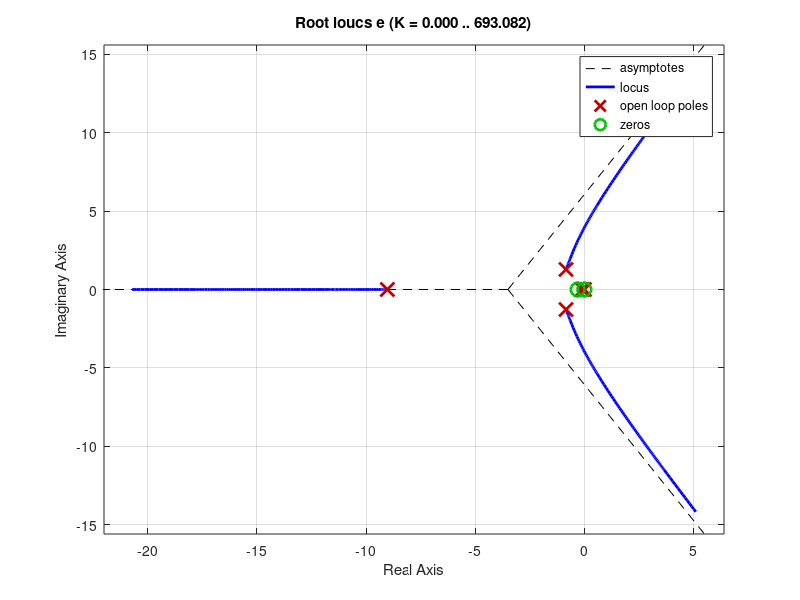
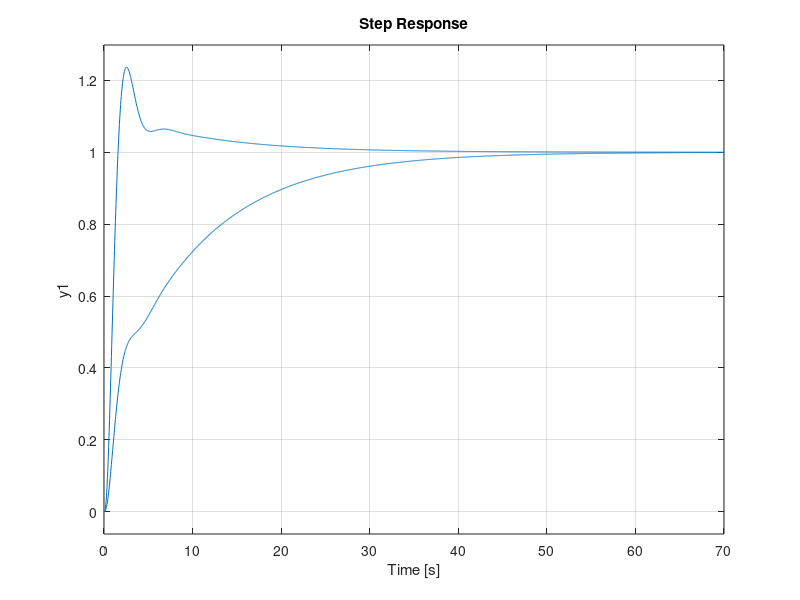

The MATLAB source for these figures, in order:
a=tf([-10],[1,10])*tf([-1.39],[1 0])*tf([1 0.306],[1 0.806 1.325])
b=tf([1 0],[1])*a
c=feedback(b,0.661,-1);
d=c*tf([1],[1 0]);
e=feedback(d,0.486,-1)*0.486;
zpk(e)
figure(1);
rlocus(e);
f=tf([0.306],[1 0.306])*tf([1 0.08786],[0.08786])*e;
figure(2);
step(e);
hold on;
step(f);